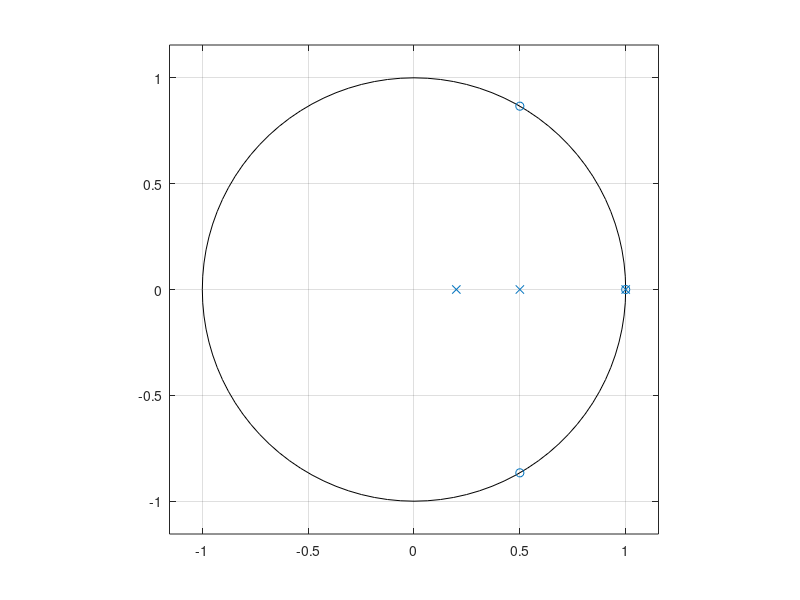
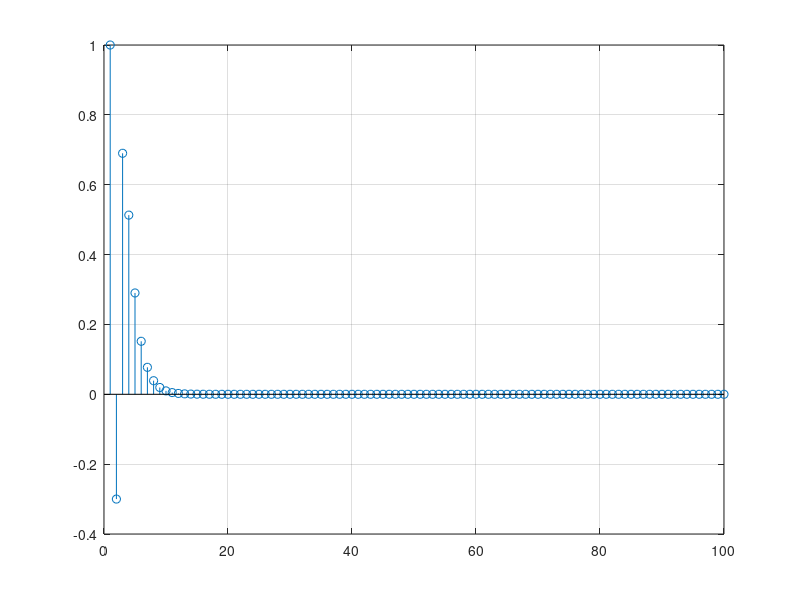

MATLAB code to generate these figures, in order:
#Ejercicio 3
clc;
clear all;
clf;
pkg load signal;

#Punto A
h_num = [1 -2 2 -1];
h_denom = [1 -1.7 0.8 -0.1];
zplane(h_num,h_denom)
#Tiene 2 polos dentro del circulo, y uno en el borde, que es anulado por un cero
#el sistema es ESTABLE
disp('Raices del Numerador');
roots(h_num)
disp('Raices del Denominador');
roots(h_denom)

#Punto B
#y[n] - 1.7y[n-1] + 0.8y[n-2] - 0.1y[n-3]
#x[n] - 2x[n-1] + 2x[n-2] - x[n-3]
#y[n] = x[n] - 2x[n-1] + 2x[n-2] - x[n-3] + 1.7y[n-1] - 0.8y[n-2] + 0.1y[n-3]
#Sacamos la respuesta al sistema con filter
n=100;
delta=zeros(1,n);
delta(1)=1;
h=filter(h_num,h_denom,delta);
x=1:100;
figure;
stem(x,h)
grid on
hold on
